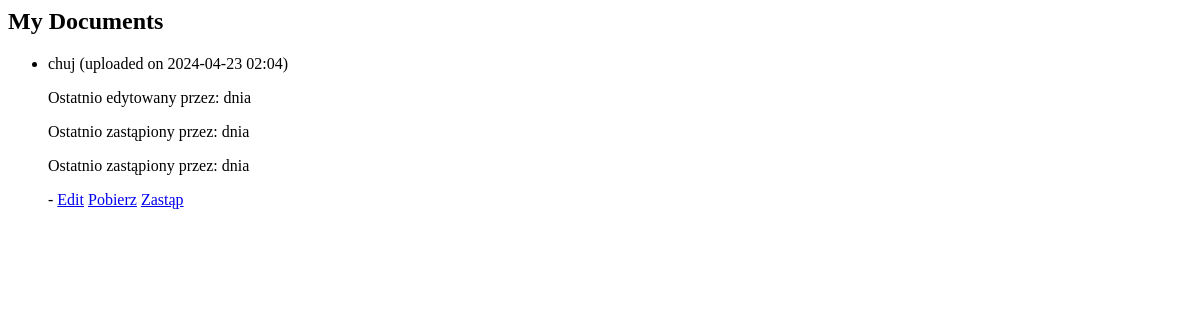
Page /documents/ (signed in) on the earlier database version.
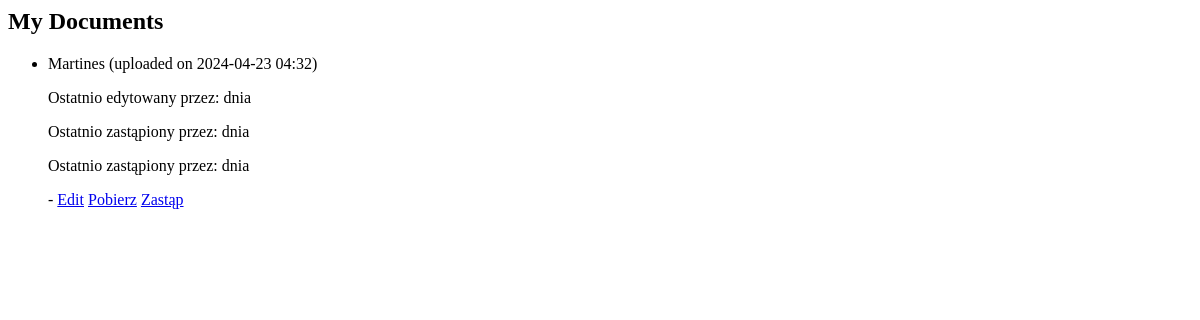
Same page on the later database version.
### base/models.py (models this page shows, shortened)
class Document(models.Model):
    title = models.CharField(max_length=255)
    file = models.FileField(upload_to='documents/')
    author = models.ForeignKey(Profile, on_delete=models.CASCADE)
    created_at = models.DateTimeField(auto_now_add=True)
    is_public = models.BooleanField(default=False)
    public_key = models.ForeignKey('PublicKey', on_delete=models.SET_NULL, null=True, blank=True)
    class Meta:
        abstract = True

class HRDocument(Document):
    last_edited_by = models.ForeignKey(Profile, on_delete=models.SET_NULL, null=True, blank=True, related_name='hrdocument_last_edited')
    last_replaced_by = models.ForeignKey(Profile, on_delete=models.SET_NULL, null=True, blank=True, related_name='hrdocument_last_replaced')
    last_replaced_at = models.DateTimeField(null=True, blank=True)
    recipient = models.ForeignKey(Profile, related_name='received_documents_HR', on_delete=models.SET_NULL, null=True, blank=True)

### base/views.py (the view)
# urls.py: path('documents/', views.document_list, name='documents'),
def document_list(request):
    if not request.session.get('user_id'):
        return redirect('login')
    user_id = request.session.get('user_id')
    hr_documents = HRDocument.objects.filter(author_id=user_id)
    sales_documents = SalesDocument.objects.filter(author_id=user_id)
    it_documents = ITDocument.objects.filter(author_id=user_id)
    documents = list(hr_documents) + list(sales_documents) + list(it_documents)
    return render(request, 'base/document_list.html', {'documents': documents})

### base/templates/base/document_list.html
<h2>My Documents</h2>
<ul>
  {% for document in documents %}
    <li>
      {{ document.title }} (uploaded on {{ document.created_at|date:"Y-m-d H:i" }})<p>Ostatnio edytowany przez: {{ document.last_edited_by.username }} dnia {{ document.updated_at }}</p>
      <p>Ostatnio zastąpiony przez: {{ document.last_replaced_by.username }} dnia {{ document.updated_at|date:"Y-m-d H:i" }}</p>
      <p>Ostatnio zastąpiony przez: {{ document.last_replaced_by.username }} dnia {{ document.last_replaced_at|date:"Y-m-d H:i" }}</p>
      - <a href="{% url 'document_edit' document.id %}">Edit</a>
      <a href="{{ document.file.url }}" download="{{ document.file.name }}">Pobierz</a>
      <a href="{% url 'document_replace' document.id %}">Zastąp</a>
    </li>
  {% endfor %}
</ul>

Differences in the rows shown:
removed HRDocument: title "chuj", created_at "2024-04-23 02:04"
added HRDocument: title "Martines", created_at "2024-04-23 04:32"
